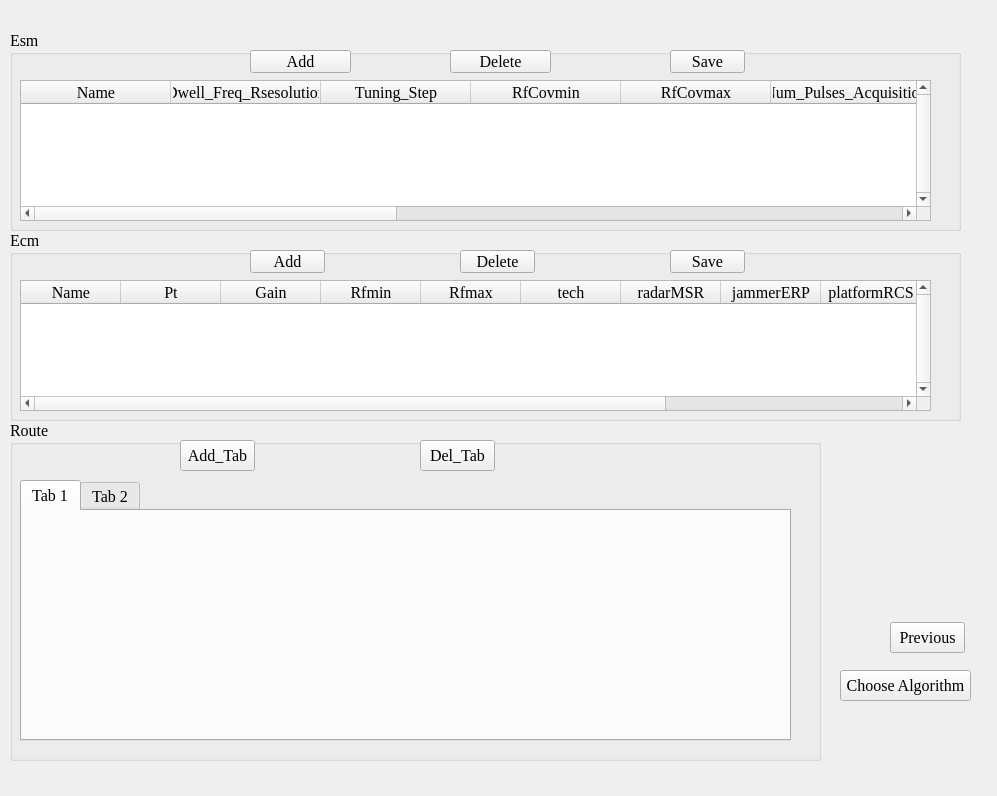
<?xml version="1.0" encoding="UTF-8"?>
<ui version="4.0">
 <class>MainWindow4</class>
 <widget class="QWidget" name="MainWindow4">
  <property name="geometry">
   <rect>
    <x>0</x>
    <y>0</y>
    <width>997</width>
    <height>796</height>
   </rect>
  </property>
  <property name="font">
   <font>
    <family>Times New Roman</family>
    <pointsize>12</pointsize>
   </font>
  </property>
  <property name="windowTitle">
   <string>Scenario3</string>
  </property>
  <widget class="QGroupBox" name="groupBox_9">
   <property name="geometry">
    <rect>
     <x>10</x>
     <y>420</y>
     <width>811</width>
     <height>341</height>
    </rect>
   </property>
   <property name="font">
    <font>
     <family>Times New Roman</family>
     <pointsize>12</pointsize>
    </font>
   </property>
   <property name="title">
    <string>Route</string>
   </property>
   <widget class="QPushButton" name="pushButton_5">
    <property name="geometry">
     <rect>
      <x>170</x>
      <y>20</y>
      <width>75</width>
      <height>31</height>
     </rect>
    </property>
    <property name="text">
     <string>Add_Tab</string>
    </property>
   </widget>
   <widget class="QPushButton" name="pushButton_10">
    <property name="geometry">
     <rect>
      <x>410</x>
      <y>20</y>
      <width>75</width>
      <height>31</height>
     </rect>
    </property>
    <property name="text">
     <string>Del_Tab</string>
    </property>
   </widget>
   <widget class="QTabWidget" name="tabWidget_11">
    <property name="geometry">
     <rect>
      <x>10</x>
      <y>60</y>
      <width>771</width>
      <height>261</height>
     </rect>
    </property>
    <widget class="QWidget" name="tab">
     <attribute name="title">
      <string>Tab 1</string>
     </attribute>
    </widget>
    <widget class="QWidget" name="tab_2">
     <attribute name="title">
      <string>Tab 2</string>
     </attribute>
    </widget>
   </widget>
  </widget>
  <widget class="QGroupBox" name="groupBox_8">
   <property name="geometry">
    <rect>
     <x>10</x>
     <y>230</y>
     <width>951</width>
     <height>191</height>
    </rect>
   </property>
   <property name="title">
    <string>Ecm</string>
   </property>
   <widget class="QTableWidget" name="tableWidget_22">
    <property name="geometry">
     <rect>
      <x>10</x>
      <y>50</y>
      <width>911</width>
      <height>131</height>
     </rect>
    </property>
    <property name="font">
     <font>
      <family>Times New Roman</family>
      <pointsize>12</pointsize>
     </font>
    </property>
    <property name="layoutDirection">
     <enum>Qt::LeftToRight</enum>
    </property>
    <property name="lineWidth">
     <number>0</number>
    </property>
    <property name="verticalScrollBarPolicy">
     <enum>Qt::ScrollBarAlwaysOn</enum>
    </property>
    <property name="horizontalScrollBarPolicy">
     <enum>Qt::ScrollBarAsNeeded</enum>
    </property>
    <property name="dragEnabled">
     <bool>true</bool>
    </property>
    <property name="selectionBehavior">
     <enum>QAbstractItemView::SelectItems</enum>
    </property>
    <property name="textElideMode">
     <enum>Qt::ElideMiddle</enum>
    </property>
    <attribute name="horizontalHeaderCascadingSectionResizes">
     <bool>false</bool>
    </attribute>
    <attribute name="verticalHeaderVisible">
     <bool>false</bool>
    </attribute>
    <column>
     <property name="text">
      <string>Name</string>
     </property>
     <property name="textAlignment">
      <set>AlignCenter</set>
     </property>
    </column>
    <column>
     <property name="text">
      <string>Pt</string>
     </property>
     <property name="textAlignment">
      <set>AlignCenter</set>
     </property>
    </column>
    <column>
     <property name="text">
      <string>Gain</string>
     </property>
     <property name="textAlignment">
      <set>AlignCenter</set>
     </property>
    </column>
    <column>
     <property name="text">
      <string>Rfmin</string>
     </property>
     <property name="textAlignment">
      <set>AlignCenter</set>
     </property>
    </column>
    <column>
     <property name="text">
      <string>Rfmax</string>
     </property>
    </column>
    <column>
     <property name="text">
      <string>tech</string>
     </property>
    </column>
    <column>
     <property name="text">
      <string>radarMSR</string>
     </property>
    </column>
    <column>
     <property name="text">
      <string>jammerERP</string>
     </property>
    </column>
    <column>
     <property name="text">
      <string>platformRCS</string>
     </property>
    </column>
    <column>
     <property name="text">
      <string>radarDangerValue</string>
     </property>
    </column>
    <column>
     <property name="text">
      <string>jammerERP</string>
     </property>
    </column>
   </widget>
   <widget class="QPushButton" name="pushButton_3">
    <property name="geometry">
     <rect>
      <x>240</x>
      <y>20</y>
      <width>75</width>
      <height>23</height>
     </rect>
    </property>
    <property name="text">
     <string>Add</string>
    </property>
   </widget>
   <widget class="QPushButton" name="pushButton_4">
    <property name="geometry">
     <rect>
      <x>450</x>
      <y>20</y>
      <width>75</width>
      <height>23</height>
     </rect>
    </property>
    <property name="text">
     <string>Delete</string>
    </property>
   </widget>
   <widget class="QPushButton" name="pushButton_12">
    <property name="geometry">
     <rect>
      <x>660</x>
      <y>20</y>
      <width>75</width>
      <height>23</height>
     </rect>
    </property>
    <property name="text">
     <string>Save</string>
    </property>
   </widget>
  </widget>
  <widget class="QGroupBox" name="groupBox_25">
   <property name="geometry">
    <rect>
     <x>10</x>
     <y>30</y>
     <width>951</width>
     <height>201</height>
    </rect>
   </property>
   <property name="title">
    <string>Esm</string>
   </property>
   <widget class="QTableWidget" name="tableWidget_25">
    <property name="geometry">
     <rect>
      <x>10</x>
      <y>50</y>
      <width>911</width>
      <height>141</height>
     </rect>
    </property>
    <property name="layoutDirection">
     <enum>Qt::LeftToRight</enum>
    </property>
    <property name="verticalScrollBarPolicy">
     <enum>Qt::ScrollBarAlwaysOn</enum>
    </property>
    <property name="horizontalScrollBarPolicy">
     <enum>Qt::ScrollBarAsNeeded</enum>
    </property>
    <property name="dragEnabled">
     <bool>true</bool>
    </property>
    <property name="selectionBehavior">
     <enum>QAbstractItemView::SelectItems</enum>
    </property>
    <property name="textElideMode">
     <enum>Qt::ElideMiddle</enum>
    </property>
    <attribute name="horizontalHeaderVisible">
     <bool>true</bool>
    </attribute>
    <attribute name="horizontalHeaderCascadingSectionResizes">
     <bool>false</bool>
    </attribute>
    <attribute name="horizontalHeaderDefaultSectionSize">
     <number>150</number>
    </attribute>
    <attribute name="horizontalHeaderHighlightSections">
     <bool>true</bool>
    </attribute>
    <attribute name="horizontalHeaderShowSortIndicator" stdset="0">
     <bool>true</bool>
    </attribute>
    <column>
     <property name="text">
      <string>Name</string>
     </property>
    </column>
    <column>
     <property name="text">
      <string>Dwell_Freq_Rsesolution</string>
     </property>
    </column>
    <column>
     <property name="text">
      <string>Tuning_Step</string>
     </property>
    </column>
    <column>
     <property name="text">
      <string>RfCovmin</string>
     </property>
    </column>
    <column>
     <property name="text">
      <string>RfCovmax</string>
     </property>
    </column>
    <column>
     <property name="text">
      <string>Num_Pulses_Acquisition</string>
     </property>
    </column>
    <column>
     <property name="text">
      <string>Num_Pulses_Alarm</string>
     </property>
    </column>
    <column>
     <property name="text">
      <string>esmMinDwellTime</string>
     </property>
    </column>
    <column>
     <property name="text">
      <string>nEmitter</string>
     </property>
    </column>
    <column>
     <property name="text">
      <string>taoScan</string>
     </property>
    </column>
    <column>
     <property name="text">
      <string>Pmin</string>
     </property>
    </column>
    <column>
     <property name="text">
      <string>Aeff</string>
     </property>
    </column>
   </widget>
   <widget class="QPushButton" name="pushButton_8">
    <property name="geometry">
     <rect>
      <x>240</x>
      <y>20</y>
      <width>101</width>
      <height>23</height>
     </rect>
    </property>
    <property name="text">
     <string>Add</string>
    </property>
   </widget>
   <widget class="QPushButton" name="pushButton_9">
    <property name="geometry">
     <rect>
      <x>440</x>
      <y>20</y>
      <width>101</width>
      <height>23</height>
     </rect>
    </property>
    <property name="text">
     <string>Delete</string>
    </property>
   </widget>
   <widget class="QPushButton" name="pushButton_11">
    <property name="geometry">
     <rect>
      <x>660</x>
      <y>20</y>
      <width>75</width>
      <height>23</height>
     </rect>
    </property>
    <property name="text">
     <string>Save</string>
    </property>
   </widget>
  </widget>
  <widget class="QPushButton" name="pushButton">
   <property name="geometry">
    <rect>
     <x>890</x>
     <y>622</y>
     <width>75</width>
     <height>31</height>
    </rect>
   </property>
   <property name="text">
    <string>Previous</string>
   </property>
  </widget>
  <widget class="QPushButton" name="pushButton_2">
   <property name="geometry">
    <rect>
     <x>840</x>
     <y>670</y>
     <width>131</width>
     <height>31</height>
    </rect>
   </property>
   <property name="text">
    <string>Choose Algorithm</string>
   </property>
  </widget>
 </widget>
 <layoutdefault spacing="6" margin="11"/>
 <resources/>
 <connections/>
</ui>
